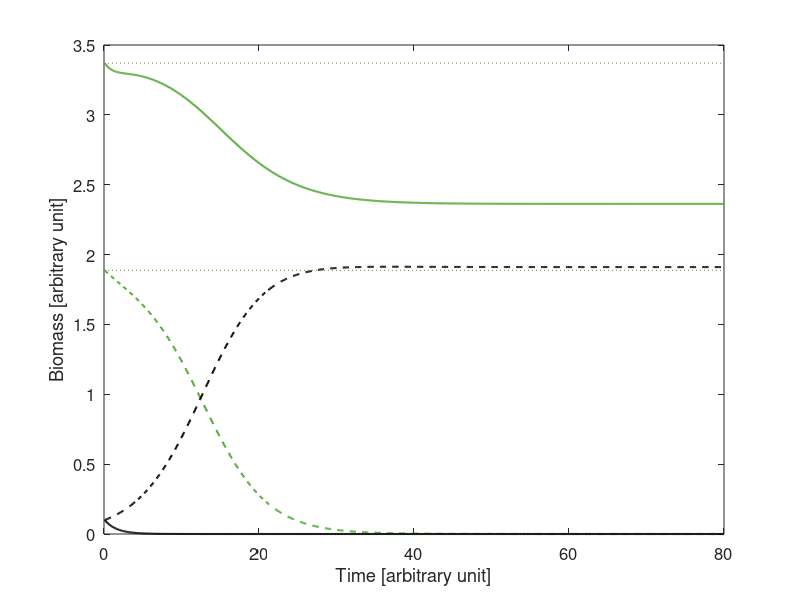

Write MATLAB code to recreate this figure.
% LINKED INVASION PROJECT
%------------------------------------------------------------------------
% AUTHORSHIP AND CONTACT
% Original code by Maria M. Martignoni (Hebrew University of Jerusalem)
% Contact: maria.martignonimseya@mail.huji.ac.il
%-------------------------------------------------
clear all
close all

global rp_n rp_i  mup_n mup_i mum_n mum_i d ...
       qhp_n qhp_i qcp_n qcp_i qhm_n qhm_i qcm_n qcm_i ...
       alpha_nn alpha_ni alpha_in alpha_ii beta_nn beta_ni beta_in beta_ii ...
       cp_ni cp_in cm_ni cm_in


% Standard parameters
rp_n = 0.02;
rp_i = 0.02;
mup_n = 0.1;
mup_i = 0.1;
mum_n = 0.1;
mum_i = 0.1;
d = 2;

% Conversion efficiencies
qhp_n = 5;
qhp_i = 5;
qcp_n = 1;
qcp_i = 1;
qcm_n = 1;
qcm_i = 1;
qhm_n = 1;
qhm_i = 1;


% Competition parameters

cp_ni = 0.0;
cp_in = 0.0;
cm_ni = 0.0;
cm_in = 0.0;

% Resource exchange parameters

% native to native
alpha_nn = 0.4;
beta_nn = 0.4;
% invasive to invasive
alpha_ii = 0.4;
beta_ii = 0.4;
% native to invasive
alpha_ni = 0;
beta_in = 0;
% invasive to invasive
alpha_in = 0;
beta_ni = 0;







% initial conditions of pn and mn (based on steady state value, in the
% absence of pi and mi

% initial conditions

dt = 0.1;
Tfin = 100;

pn0 = 0.1;
mn0 = 0.1;
pi0 = 0;
mi0 = 0;

pn = zeros(1,Tfin/dt);
mn = zeros(1,Tfin/dt);
pi = zeros(1,Tfin/dt);
mi = zeros(1,Tfin/dt);

pn(1) = pn0;
mn(1) = mn0;
pi(1) = pi0;
mi(1) = mi0;


Qpnn = qhp_n*alpha_nn/d - qcp_n*beta_nn;
Qpii = qhp_i*alpha_ii/d - qcp_i*beta_ii; 
Qpin = qhp_n*alpha_in/d - qcp_n*beta_ni; 
Qpni = qhp_i*alpha_ni/d - qcp_i*beta_in; 

Qmnn = qcm_n*beta_nn-qhm_n*alpha_nn/d;
Qmii = qcm_i*beta_ii-qhm_i*alpha_ii/d;
Qmin = qcm_n*beta_in-qhm_n*alpha_ni/d;
Qmni = qcm_i*beta_ni-qhm_i*alpha_in/d;


for i = 1:(Tfin/dt-1)



pn(i+1) = pn(i) + (rp_n*pn(i)+(mn(i)*Qpnn+mi(i)*Qpin)*pn(i)/(mn(i)+mi(i)+pn(i)/d+pi(i)/d) - cp_in*pn(i)*pi(i)-mup_n*pn(i)^2)*dt;
mn(i+1) = mn(i) + ((pn(i)*Qmnn + pi(i)*Qmin)*mn(i)/(mn(i)+mi(i)+pn(i)/d+pi(i)/d) - cm_in*mn(i)*mi(i)-mum_n*mn(i)^2)*dt ;
pi(i+1) = pi(i) + (rp_i*pi(i)+(mi(i)*Qpii+mn(i)*Qpni)*pi(i)/(mn(i)+mi(i)+pn(i)/d+pi(i)/d) - cp_ni*pn(i)*pi(i)-mup_i*pi(i)^2)*dt;
mi(i+1) = mi(i) + ((pi(i)*Qmii + pn(i)*Qmni)*mi(i)/(mn(i)+mi(i)+pn(i)/d+pi(i)/d) - cm_ni*mn(i)*mi(i)-mum_i*mi(i)^2)*dt ;


end


T = dt:dt:Tfin;

pn0 = pn(end);
mn0 = mn(end);

%[T,Y] = ode45(@eq_2p2f, 0:.1:Tfin, [0; 0; pi0; mi0], options);

pi0 = 0.1;%Y(end,3);
mi0 = 0.1;%Y(end,4);



% Examine choice:
% 1: RISK: Symbiont spillover and co-invasion 
% 2: RISK: Symbiont spillback and microbial invasion

choice = 2;


if choice == 1
dt = 0.1;
Tfin = 150;



% 1. RISK: Symbiont spillback and co-invasion
% invasive to native
alpha_in = 0;
beta_ni = 0;
% native to invasive
alpha_ni = 0.4; %0.4
beta_in = 0.3;  %0.3
% invasive to invasive
alpha_ii = 0.3;
beta_ii = 0.3;
% invasive microbes are stronger competitors
cm_in = 0.2;






pn = zeros(1,Tfin/dt);
mn = zeros(1,Tfin/dt);
pi = zeros(1,Tfin/dt);
mi = zeros(1,Tfin/dt);

pn(1) = pn0;
mn(1) = mn0;
pi(1) = pi0;
mi(1) = mi0;


Qpnn = qhp_n*alpha_nn/d - qcp_n*beta_nn;
Qpii = qhp_i*alpha_ii/d - qcp_i*beta_ii; 
Qpin = qhp_n*alpha_in/d - qcp_n*beta_ni; 
Qpni = qhp_i*alpha_ni/d - qcp_i*beta_in; 

Qmnn = qcm_n*beta_nn-qhm_n*alpha_nn/d;
Qmii = qcm_i*beta_ii-qhm_i*alpha_ii/d;
Qmin = qcm_n*beta_in-qhm_n*alpha_ni/d;
Qmni = qcm_i*beta_ni-qhm_i*alpha_in/d;


for i = 1:(Tfin/dt-1)



pn(i+1) = pn(i) + (rp_n*pn(i)+(mn(i)*Qpnn+mi(i)*Qpin)*pn(i)/(mn(i)+mi(i)+pn(i)/d+pi(i)/d) - cp_in*pn(i)*pi(i)-mup_n*pn(i)^2)*dt;
mn(i+1) = mn(i) + ((pn(i)*Qmnn + pi(i)*Qmin)*mn(i)/(mn(i)+mi(i)+pn(i)/d+pi(i)/d) - cm_in*mn(i)*mi(i)-mum_n*mn(i)^2)*dt ;
pi(i+1) = pi(i) + (rp_i*pi(i)+(mi(i)*Qpii+mn(i)*Qpni)*pi(i)/(mn(i)+mi(i)+pn(i)/d+pi(i)/d) - cp_ni*pn(i)*pi(i)-mup_i*pi(i)^2)*dt;
mi(i+1) = mi(i) + ((pi(i)*Qmii + pn(i)*Qmni)*mi(i)/(mn(i)+mi(i)+pn(i)/d+pi(i)/d) - cm_ni*mn(i)*mi(i)-mum_i*mi(i)^2)*dt ;


end


T = dt:dt:Tfin;




figure(1)
%subplot(2,1,1)
h1 = plot(T,pn,'Color',[0.294  0.651 0.184],'linewidth',1.5);
hold on
h2 = plot(T,mn,'Color',[0.294  0.651 0.184],'Linestyle','--','linewidth',1.5); 
hold on
h3 = plot(T,pi,'k-','linewidth',1.5) ;
hold on 
h4 = plot(T,mi,'k--','linewidth',1.5) ;
xlabel('Time [arbitrary unit]')
ylabel('Biomass [arbitrary unit]')
%title('1 plant, X fungi')
set(gca,'fontsize',12)
hold on
line([0, Tfin] ,[ pn0 ,pn0],'Color',[0.294  0.651 0.184],'Linestyle',':')
hold on
line([0, Tfin] ,[ mn0 ,mn0],'Color',[0.294  0.651 0.184],'Linestyle',':')
legend([h1,h2,h3,h4],{'p_n', 'm_n','p_i','m_i'}, 'Location','northeast', 'FontSize',12,'Orientation','horizontal')
legend boxoff



end

if choice == 2

Tfin = 80;


% 2. RISK: Symbiont spillover and microbial invasion
% invasive to native
alpha_in = 0.3;
beta_ni = 0.4;
% native to invasive
alpha_ni = 0;
beta_in = 0;
% invasive to invasive
alpha_ii = 0.3;
beta_ii = 0.3;

cp_ni = 0.2;
cp_in = 0.2;
cm_in = 0.2;





dt = 0.1;

pn = zeros(1,Tfin/dt);
mn = zeros(1,Tfin/dt);
pi = zeros(1,Tfin/dt);
mi = zeros(1,Tfin/dt);

pn(1) = pn0;
mn(1) = mn0;
pi(1) = pi0;
mi(1) = mi0;


Qpnn = qhp_n*alpha_nn/d - qcp_n*beta_nn;
Qpii = qhp_i*alpha_ii/d - qcp_i*beta_ii; 
Qpin = qhp_n*alpha_in/d - qcp_n*beta_ni; 
Qpni = qhp_i*alpha_ni/d - qcp_i*beta_in; 

Qmnn = qcm_n*beta_nn-qhm_n*alpha_nn/d;
Qmii = qcm_i*beta_ii-qhm_i*alpha_ii/d;
Qmin = qcm_n*beta_in-qhm_n*alpha_ni/d;
Qmni = qcm_i*beta_ni-qhm_i*alpha_in/d;


for i = 1:(Tfin/dt-1)



pn(i+1) = pn(i) + (rp_n*pn(i)+(mn(i)*Qpnn+mi(i)*Qpin)*pn(i)/(mn(i)+mi(i)+pn(i)/d+pi(i)/d) - cp_in*pn(i)*pi(i)-mup_n*pn(i)^2)*dt;
mn(i+1) = mn(i) + ((pn(i)*Qmnn + pi(i)*Qmin)*mn(i)/(mn(i)+mi(i)+pn(i)/d+pi(i)/d) - cm_in*mn(i)*mi(i)-mum_n*mn(i)^2)*dt ;
pi(i+1) = pi(i) + (rp_i*pi(i)+(mi(i)*Qpii+mn(i)*Qpni)*pi(i)/(mn(i)+mi(i)+pn(i)/d+pi(i)/d) - cp_ni*pn(i)*pi(i)-mup_i*pi(i)^2)*dt;
mi(i+1) = mi(i) + ((pi(i)*Qmii + pn(i)*Qmni)*mi(i)/(mn(i)+mi(i)+pn(i)/d+pi(i)/d) - cm_ni*mn(i)*mi(i)-mum_i*mi(i)^2)*dt ;


end


T = dt:dt:Tfin;




figure(1)
%subplot(2,1,2)
plot(T,pn,'Color',[0.294  0.651 0.184],'linewidth',1.5)
hold on
plot(T,mn,'Color',[0.294  0.651 0.184],'Linestyle','--','linewidth',1.5) 
hold on
plot(T,pi,'k-','linewidth',1.5)
hold on
plot(T,mi,'k--','linewidth',1.5)
%legend({'p_n', 'm_n','p_i','m_i'}, 'Location','Southeast', 'FontSize',14)
xlabel('Time [arbitrary unit]')
ylabel('Biomass [arbitrary unit]')
%title('1 plant, X fungi')
set(gca,'fontsize',12)
hold on

line([0, Tfin] ,[ pn0 ,pn0],'Color',[0.294  0.651 0.184],'Linestyle',':')
hold on
line([0, Tfin] ,[ mn0 ,mn0],'Color',[0.294  0.651 0.184],'Linestyle',':')


end
